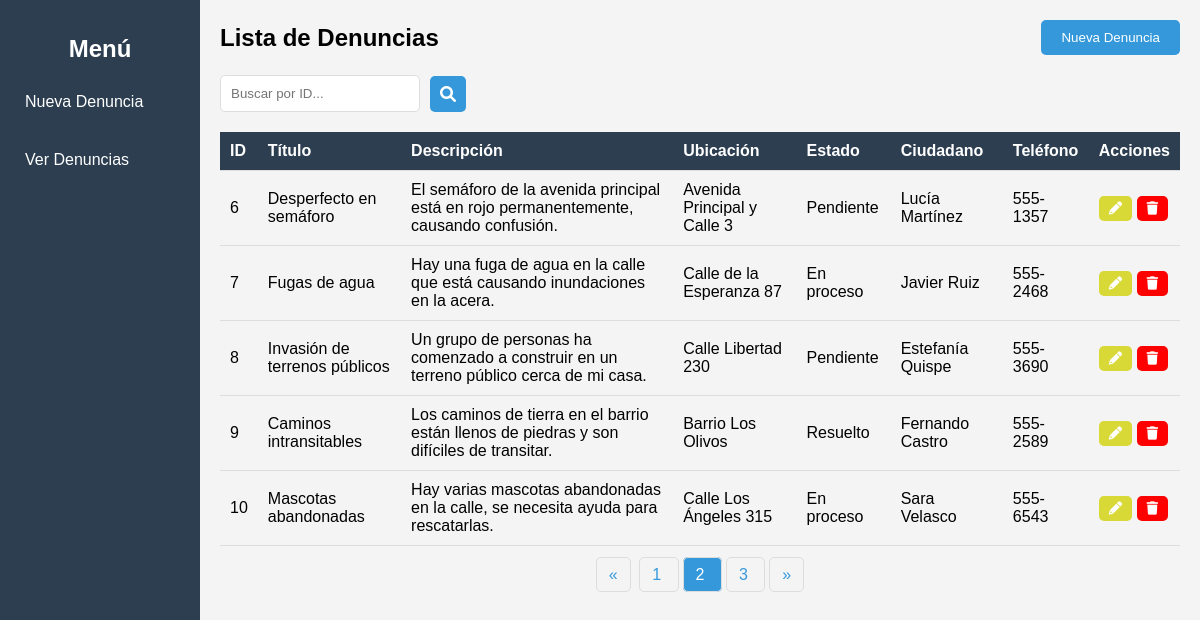
Page /app/views/index.php?page=2 on the committed database.
### tables this page shows
CREATE TABLE `denuncias` (
  `id` int(11) NOT NULL,
  `titulo` varchar(100) NOT NULL,
  `descripcion` varchar(255) NOT NULL,
  `ubicacion` varchar(150) NOT NULL,
  `estado` varchar(20) NOT NULL,
  `ciudadano` varchar(100) NOT NULL,
  `telefono_ciudadano` varchar(15) DEFAULT NULL,
  `fecha_registro` timestamp NOT NULL DEFAULT current_timestamp()
);

### app/controllers/DenunciaController.php (called while the page is built, shortened)
<?php
include_once '../models/Database.php';
class DenunciaController {
    private $conn;
    public function __construct() {
        $database = new Database();
        $this->conn = $database->getConnection();
    }
    public function obtenerDenuncias($offset = 0, $limit = 5, $searchId = null) {
        $sql = "SELECT * FROM denuncias";
        $sql .= " LIMIT :offset, :limit";
        $stmt = $this->conn->prepare($sql);
        $stmt->bindParam(':offset', $offset, PDO::PARAM_INT);
        $stmt->bindParam(':limit', $limit, PDO::PARAM_INT);
        $stmt->execute();
        return $stmt->fetchAll(PDO::FETCH_ASSOC);
    }
    public function contarDenuncias($searchId = null) {
        $sql = "SELECT COUNT(*) as total FROM denuncias";
        $stmt = $this->conn->prepare($sql);
        $stmt->execute();
        return $stmt->fetch(PDO::FETCH_ASSOC)['total'];
    }
}
?>

### app/models/Database.php (called while the page is built, shortened)
<?php
class Database {
    private $host = "localhost";
    private $db_name = "denuncias_db";
    private $username = "root";
    private $password = "";
    public function getConnection() {
        $this->conn = null;
        try {
            $this->conn = new PDO("mysql:host=" . $this->host . ";dbname=" . $this->db_name, $this->username, $this->password);
            $this->conn->setAttribute(PDO::ATTR_ERRMODE, PDO::ERRMODE_EXCEPTION);
        } catch(PDOException $exception) {
            echo "Error de conexión: " . $exception->getMessage();
        }
        return $this->conn;
    }
}

### app/views/index.php (the view, shortened to what this page needs)
<?php
include_once '../controllers/DenunciaController.php';
$denunciaController = new DenunciaController();
$limit = 5;
$page = isset($_GET['page']) ? (int)$_GET['page'] : 1;
$offset = ($page - 1) * $limit;
$searchId = isset($_GET['search_id']) ? (int)$_GET['search_id'] : null;
if ($searchId) {
    $denuncias = [$denunciaController->obtenerDenunciaPorId($searchId)];
} else {
    $denuncias = $denunciaController->obtenerDenuncias($offset, $limit);
}
$totalDenuncias = $denunciaController->contarDenuncias();
$totalPages = ceil($totalDenuncias / $limit);
?>
<!DOCTYPE html>
<html lang="es">
<head>
    <link rel="stylesheet" href="../utils/styles.css">
    <link rel="stylesheet" href="https://cdnjs.cloudflare.com/ajax/libs/font-awesome/6.0.0-beta3/css/all.min.css">
</head>
<body>
    <div class="sidebar">
        <h2>Menú</h2>
        <ul>
            <li><a href="nueva_denuncia.php">Nueva Denuncia</a></li>
            <li><a href="index.php">Ver Denuncias</a></li>
        </ul>
    </div>
    <div class="content">
        <div class="header">
            <h2>Lista de Denuncias</h2>
            <button class="btn-nueva-denuncia" onclick="window.location.href='nueva_denuncia.php'">Nueva Denuncia</button>
        </div>
        <div class="search">
            <input type="text" class="search-bar" placeholder="Buscar por ID..." id="search-input">
            <button class="search-button" onclick="searchById()">
                <i class="fas fa-search"></i>
            </button>
        </div>
        <table class="table">
            <thead>
                <tr>
                    <th>ID</th>
                    <th>Título</th>
                    <th>Descripción</th>
                    <th>Ubicación</th>
                    <th>Estado</th>
                    <th>Ciudadano</th>
                    <th>Teléfono</th>
                    <th>Acciones</th>
                </tr>
            </thead>
            <tbody>
                <?php if (!empty($denuncias) && !empty($denuncias[0])): ?>
                    <?php foreach ($denuncias as $denuncia): ?>
                        <tr>
                            <td><?php echo $denuncia['id']; ?></td>
                            <td><?php echo htmlspecialchars($denuncia['titulo']); ?></td>
                            <td><?php echo htmlspecialchars($denuncia['descripcion']); ?></td>
                            <td><?php echo htmlspecialchars($denuncia['ubicacion']); ?></td>
                            <td><?php echo htmlspecialchars($denuncia['estado']); ?></td>
                            <td><?php echo htmlspecialchars($denuncia['ciudadano']); ?></td>
                            <td><?php echo htmlspecialchars($denuncia['telefono_ciudadano']); ?></td>
                            <td class="actions">
                                <button class="btn-editar" title="Editar" onclick="window.location.href='editar.php?id=<?php echo $denuncia['id']; ?>'">
                                    <i class="fas fa-pencil-alt" style="color: white;"></i>
                                </button>
                                <button class="btn-eliminar" title="Eliminar" onclick="if(confirm('¿Estás seguro de que quieres eliminar esta denuncia?')) window.location.href='?eliminar=<?php echo $denuncia['id']; ?>'">
                                    <i class="fas fa-trash" style="color: white;"></i>
                                </button>
                            </td>
                        </tr>
                    <?php endforeach; ?>
                <?php else: ?>
                    <tr>
                        <td colspan="8">No hay denuncias registradas.</td>
                    </tr>
                <?php endif; ?>
            </tbody>
        </table>
        <div class="pagination">
            <?php if ($page > 1): ?>
                <a href="?page=<?php echo $page - 1; ?>">«</a>
            <?php endif; ?>
            <?php for ($i = 1; $i <= $totalPages; $i++): ?>
                <a href="?page=<?php echo $i; ?>" class="<?php echo $i === $page ? 'active' : ''; ?>">
                    <?php echo $i; ?>
                </a>
            <?php endfor; ?>
            <?php if ($page < $totalPages): ?>
                <a href="?page=<?php echo $page + 1; ?>">»</a>
            <?php endif; ?>
        </div>
    </div>
</body>
</html>

### app/utils/styles.css (style rules this page uses)
* { box-sizing: border-box; }
body { font-family: Arial, sans-serif; background-color: #f4f4f4; margin: 0; display: flex; }
.sidebar { width: 200px; background-color: #2c3e50; color: #fff; padding: 15px; position: fixed; height: 100vh; }
.sidebar h2 { text-align: center; }
.sidebar ul { list-style-type: none; padding: 0; }
.sidebar ul li { margin: 20px 0; }
.sidebar ul li a { color: #fff; text-decoration: none; display: block; font-size: 16px; padding: 10px; border-radius: 5px; }
.content { margin-left: 200px; padding: 20px; width: calc(100% - 200px); }
.header { display: flex; justify-content: space-between; align-items: center; }
.header h2 { font-size: 24px; margin: 0; }
.btn-nueva-denuncia { background-color: #3498db; color: #fff; padding: 10px 20px; border: none; border-radius: 5px; cursor: pointer; }
.table { width: 100%; border-collapse: collapse; margin-top: 20px; }
.table th, .table td { padding: 10px; text-align: left; border-bottom: 1px solid #ddd; }
.table th { background-color: #2c3e50; color: #fff; }
.actions button { border: none; cursor: pointer; padding: 5px 10px; border-radius: 5px; color: white; }
.btn-eliminar { background-color: red; }
.btn-editar { background-color: rgb(216, 216, 55); }
.pagination { text-align: center; margin-top: 20px; }
.pagination a { padding: 8px 12px; text-decoration: none; color: #3498db; border: 1px solid #ddd; margin: 0 2px; border-radius: 5px; }
.pagination a.active { background-color: #3498db; color: #fff; }
.search { display: flex; align-items: center; margin-top: 20px; }
.search-bar { padding: 10px; border: 1px solid #ddd; border-radius: 5px; width: 200px; margin-right: 10px; }
.search-button { background-color: #3498db; color: white; border: none; border-radius: 5px; padding: 10px; cursor: pointer; display: flex; align-items: center; justify-content: center; transition: background-color 0.3s; }
.search-button i { font-size: 16px; }

### rows in the picture
denuncias: id "6", titulo "Desperfecto en semáforo", descripcion "El semáforo de la avenida principal está en rojo permanentemente, causando confusión.", ubicacion "Avenida Principal y Calle 3", estado "Pendiente", ciudadano "Lucía Martínez", telefono_ciudadano "555-1357"
denuncias: id "7", titulo "Fugas de agua", descripcion "Hay una fuga de agua en la calle que está causando inundaciones en la acera.", ubicacion "Calle de la Esperanza 87", estado "En proceso", ciudadano "Javier Ruiz", telefono_ciudadano "555-2468"
denuncias: id "8", titulo "Invasión de terrenos públicos", descripcion "Un grupo de personas ha comenzado a construir en un terreno público cerca de mi casa.", ubicacion "Calle Libertad 230", estado "Pendiente", ciudadano "Estefanía Quispe", telefono_ciudadano "555-3690"
denuncias: id "9", titulo "Caminos intransitables", descripcion "Los caminos de tierra en el barrio están llenos de piedras y son difíciles de transitar.", ubicacion "Barrio Los Olivos", estado "Resuelto", ciudadano "Fernando Castro", telefono_ciudadano "555-2589"
denuncias: id "10", titulo "Mascotas abandonadas", descripcion "Hay varias mascotas abandonadas en la calle, se necesita ayuda para rescatarlas.", ubicacion "Calle Los Ángeles 315", estado "En proceso", ciudadano "Sara Velasco", telefono_ciudadano "555-6543"
